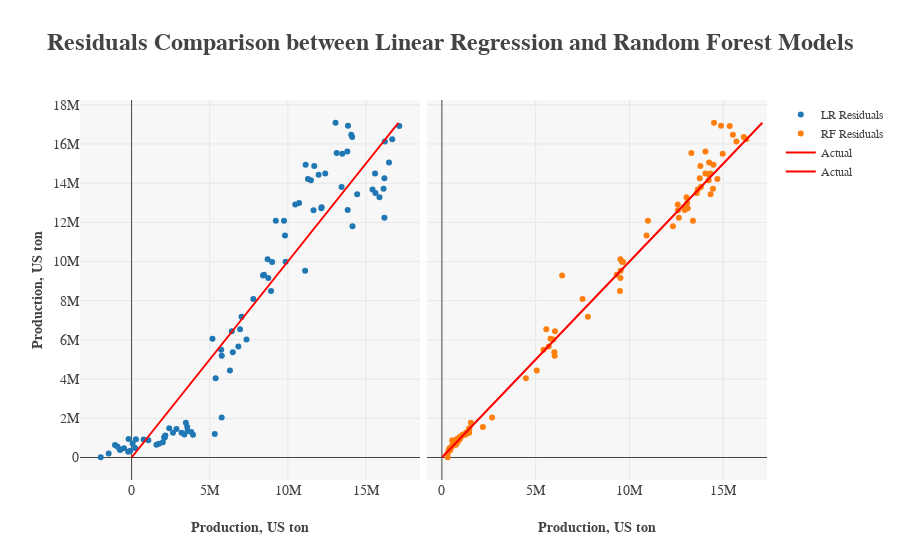

Notebook cell for this chart:
### Markdown cell above
***
### Model the Problem with Machine Learning Algorithm(s)

### Code cell
# Compare Linear Regression to Random Forest Regression for Florida's sugarcane production
X_FL = FL[["Year", "TMAX", "TMIN", "WDMV", "PRCP", "SNOW"]]
y_FL = FL["Weight"]

X_FL_train, X_FL_test, y_FL_train, y_FL_test = train_test_split(X_FL, y_FL, test_size=0.3, random_state=42)

lr_model_FL = LinearRegression()
rf_model_FL = RandomForestRegressor()

lr_model_FL.fit(X_FL_train, y_FL_train)
rf_model_FL.fit(X_FL_train, y_FL_train)

FL_train = X_FL_train.join(y_FL_train)
m_FL = ols("Weight ~ Year + TMAX + TMIN + WDMV + PRCP + SNOW",FL_train).fit()

print(m_FL.summary())
print()
print("FLORIDA SUGARCANE PRODUCTION VS FLORIDA WEATHER:")
print("  Linear Regression Model Results:")
print("    R^2 train: {0:.4f}".format(lr_model_FL.score(X_FL_train, y_FL_train)))
print("    R^2  test: {0:.4f}".format(lr_model_FL.score(X_FL_test, y_FL_test)))
print("    y-intercept: {}".format(round(lr_model_FL.intercept_, 1)))
print("    {0}-coefficients: {1}".format(u"\u03B2", [round(c, 1) for c in lr_model_FL.coef_]))
print("    Feature variable order: {}".format([x for x in X_FL.columns]))
print()
print("  Random Forest Regression Model Results:")
print("    R^2 train: {0:.4f}".format(rf_model_FL.score(X_FL_train, y_FL_train)))
print("    R^2  test: {0:.4f}".format(rf_model_FL.score(X_FL_test, y_FL_test)))
print("    Feature importances: {}".format([round(p, 4) for p in rf_model_FL.feature_importances_]))
print("    Feature variable order: {}".format([x for x in X_FL.columns]))

lr_y_FL_pred = lr_model_FL.predict(X_FL)
lr_FL_residuals = y_FL - lr_y_FL_pred

rf_y_FL_pred = rf_model_FL.predict(X_FL)
rf_FL_residuals = y_FL - rf_y_FL_pred

trace0 = py.graph_objs.Scatter(name="LR Residuals", x=lr_y_FL_pred, y=y_FL, mode="markers")
trace1 = py.graph_objs.Scatter(name="RF Residuals", x=rf_y_FL_pred, y=y_FL, mode="markers")
trace2 = py.graph_objs.Scatter(name="Actual", x=y_FL, y=y_FL, mode="lines", line=dict(color="red"))

print()
fig = py.tools.make_subplots(rows=1, cols=2, shared_yaxes=True, horizontal_spacing=0.01)
fig.append_trace(trace0, 1, 1)
fig.append_trace(trace1, 1, 2)
fig.append_trace(trace2, 1, 1)
fig.append_trace(trace2, 1, 2)

fig["layout"].update(
    plot_bgcolor="rgb(247,247,247)",
    legend=dict(font=dict(family="serif", size=12)),
    title="<b>Residuals Comparison between Linear Regression and Random Forest Models</b>",
    titlefont=dict(family="serif", size=24),
    yaxis1=dict(title="<b>Production, US ton</b>", titlefont=dict(family="serif", size=14), tickfont=dict(family="serif", size=14)),
    xaxis1=dict(title="<b>Production, US ton</b>".format(u'\xb0'), titlefont=dict(family="serif", size=14),tickfont=dict(family="serif", size=14)),
    xaxis2=dict(title="<b>Production, US ton</b>".format(u'\xb0'), titlefont=dict(family="serif", size=14),tickfont=dict(family="serif", size=14)))

py.offline.iplot(fig)
